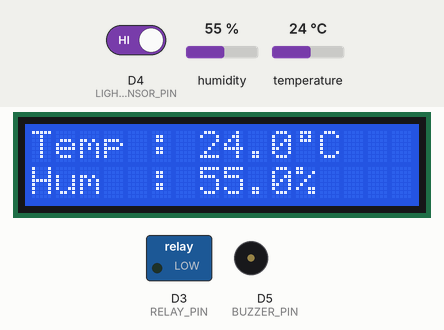
A sketch run on a simulated ESP8266 (NodeMCU). Shown: 16×2 character LCD, switched loads named in the sketch (green lamp = pin HIGH), buzzer (waves = sounding, pin HIGH). The test bench sets the inputs (shaded band); at power-on: temperature 24 °C, D4 (LIGHT_SENSOR_PIN) HIGH, humidity 55 %. WiFi joins after 1.5 s; servers stay silent unless stated; what the sketch prints to the serial monitor is not drawn.

Above: at 5.6 s.
5.7 s: temperature set to 34.5 °C
At 7.3 s:
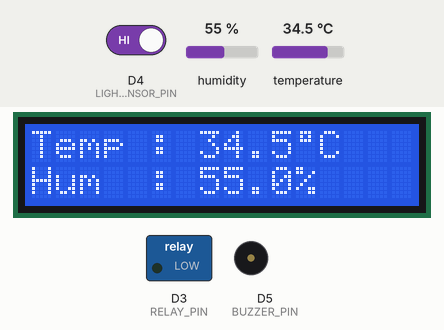
7.6 s: temperature set to 35.8 °C
At 9.4 s:
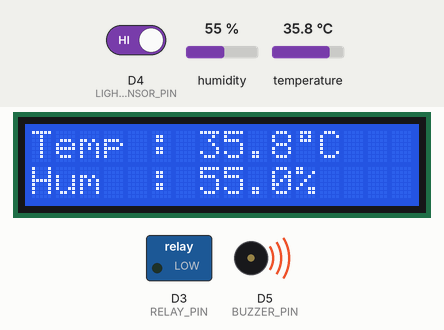
9.7 s: D4 (LIGHT_SENSOR_PIN) driven LOW
At 10.3 s:
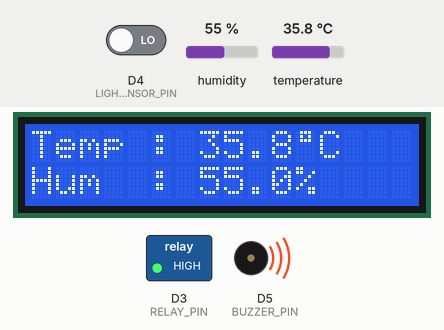
11.3 s: temperature set to 12 °C
At 12.0 s:
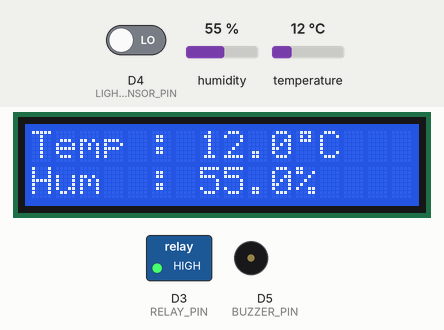
12.9 s: humidity set to 22 %
At 14.1 s:
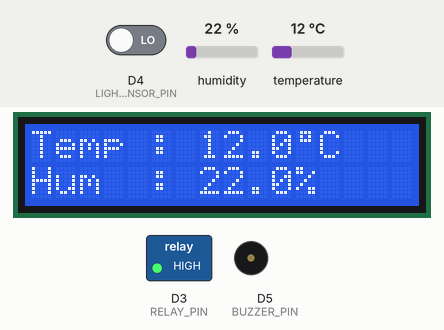
15.0 s: humidity set to 40 %
At 15.9 s:
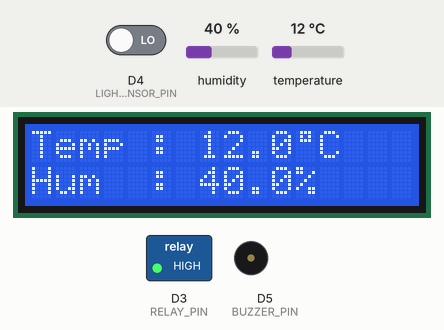
Timing chart, 0 to 17.6 s (numbered marks = the images above; inputs shaded):
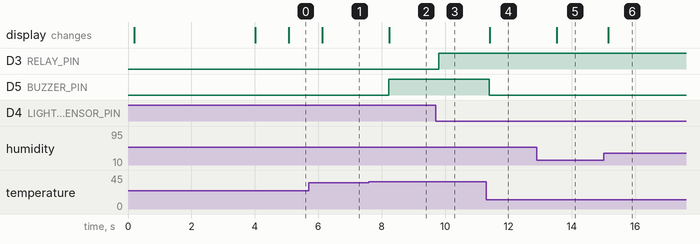

The sketch:

IOT_2.ino
```cpp
#define BLYNK_PRINT Serial
#include <ESP8266WiFi.h>
#include <BlynkSimpleEsp8266.h>

#define BLYNK_TEMPLATE_ID "TMPL6mVSGUNO-"
#define BLYNK_TEMPLATE_NAME "SHT30"

#define BUZZER_PIN D5 // Buzzer (Piezo) connected to GPIO 5 (D5) on ESP8266
#define LIGHT_SENSOR_PIN D4 // Analog pin connected to the light sensor
#define RELAY_PIN D3 // Relay connected to GPIO 4 (D4) on ESP8266

char auth[] = "ObtjykHbxmh1krLUK6HP6KKcUMXaum6m";
char ssid[] = "ThanhDoCompany";
char pass[] = "Hongwifiroi";

#include <Wire.h>
#include "Adafruit_SHT31.h"
bool enableHeater = false;
uint8_t loopCnt = 0;
Adafruit_SHT31 sht31 = Adafruit_SHT31();
#include <LiquidCrystal_I2C.h>
LiquidCrystal_I2C lcd(0x27,16,2);
byte degree[8] = {0B01110,0B01010,0B01110,0B00000,
                  0B00000,0B00000,0B00000,0B00000};
float temp;
float hum;
int led = 2;
int lightValue;

WidgetLED ledconnect(V0);
WidgetLED ledbuzzer(V3);
WidgetLED ledlight(V4);
BlynkTimer timer;

void setup() {
  Serial.begin(115200);
  delay(100);
  pinMode(BUZZER_PIN, OUTPUT);

  pinMode(led,OUTPUT);
  digitalWrite(led,HIGH);

  pinMode(LIGHT_SENSOR_PIN, INPUT_PULLUP);// define pin as Input  sensor
  pinMode(RELAY_PIN, OUTPUT);// define pin as OUTPUT for relay

  lcd.init();
  lcd.clear();
  lcd.backlight();
  lcd.createChar(0, degree);
  lcd.setCursor(3,0);
  lcd.print("Welcome to");
  lcd.setCursor(2,1);
  lcd.print("Tran Thanh Do");
  delay(2000);

  Serial.println("SHT31 test");
  if (! sht31.begin(0x44)) {   // Set to 0x45 for alternate i2c addr
    Serial.println("Couldn't find SHT31");
    while (1) delay(1);
  }
  Serial.print("Heater Enabled State: ");
  if (sht31.isHeaterEnabled())
    Serial.println("ENABLED");
  else
    Serial.println("DISABLED");
  WiFi.mode(WIFI_STA);
  WiFi.begin(ssid,pass);
  int n=0;
  while (WiFi.status() != WL_CONNECTED) {
    delay(500);
    Serial.print(".");
    if(n>20){
      break;
    }
    n++;
  }
  if(WiFi.isConnected()){
    Serial.println("Wifi is connected!");
    Blynk.config(auth,"blynk.cloud", 80);
    Blynk.connect();
  }
  lcd.clear();
  lcd.setCursor(0,0);
  lcd.print("Temp :");
  lcd.setCursor(0,1);
  lcd.print("Hum  :");
  timer.setInterval(1000L, blinkLedWidget);
}

void loop() {
  if(WiFi.isConnected()){
    Blynk.run();
  }
  timer.run();

  // Read light sensor value
  int L = digitalRead(LIGHT_SENSOR_PIN);// read the sensor

  // If light sensor value is below a threshold, turn on the relay (turn on the light)
  if (L == 1) {
    Serial.println("Light is ON");
    digitalWrite(RELAY_PIN,LOW);
    ledlight.on();
    digitalWrite(led,HIGH);
  } else {
    // Otherwise, turn off the relay (turn off the light)
    Serial.println("Light is OFF");
    digitalWrite(RELAY_PIN,HIGH);
    ledlight.off();
    digitalWrite(led,LOW);
  }
  delay(500);
}

void blinkLedWidget() {
  float t = sht31.readTemperature();
  float h = sht31.readHumidity();

  if(!isnan(t)) {  // check if 'is not a number'
    Serial.print("Temp *C = "); Serial.print(t); Serial.print("\t\t");
    temp=t;
  } else {
    Serial.println("Failed to read temperature");
  }

  if(!isnan(h)) {  // check if 'is not a number'
    Serial.print("Hum. % = "); Serial.println(h);
    hum=h;
  } else {
    Serial.println("Failed to read humidity");
  }

  if (Blynk.connected()) {
    if (ledconnect.getValue()) {
      ledconnect.off();
      digitalWrite(led,HIGH);
    } else {
      ledconnect.on();
      digitalWrite(led,LOW);
    }
    Blynk.virtualWrite(V1,temp);
    Blynk.virtualWrite(V2,hum);
  }

  // Check if the temperature is higher than 30 degrees C
  if (t >= 35.00) {
    // Turn on the buzzer
    digitalWrite(BUZZER_PIN, HIGH);
    ledbuzzer.on();
    digitalWrite(led,HIGH);
    // Send a notification to the Blynk app
    // Serial.println(warning);
  } else {
    // Turn off the buzzer
    digitalWrite(BUZZER_PIN, LOW);
    ledbuzzer.off();
    digitalWrite(led,LOW);
  }

  if (loopCnt >= 30) {
    enableHeater = !enableHeater;
    sht31.heater(enableHeater);
    Serial.print("Heater Enabled State: ");
    if (sht31.isHeaterEnabled())
      Serial.println("ENABLED");
    else
      Serial.println("DISABLED");

    loopCnt = 0;
  }
  loopCnt++;
  lcd.setCursor(7,0);
  lcd.print(String(temp, 1));
  lcd.write(0);
  lcd.print("C  ");
  lcd.setCursor(7,1);
  lcd.print(String(hum, 1));
  lcd.print("%  ");
}
```

Measured:
- the behaviour switches between 34.9 and 35 °C on temperature (found by bisection; images 1 and 2)
- after the input at 5.7 s, the display: changes after 0.43 s (image 1)
- after the input at 7.6 s, D5 (BUZZER_PIN): LOW → HIGH after 0.63 s; the display: changes after 0.64 s (image 2)
- after the input at 9.7 s, D3 (RELAY_PIN): LOW → HIGH after 0.10 s
- after the input at 11.3 s, D5 (BUZZER_PIN): HIGH → LOW after 0.10 s; the display: changes after 0.12 s (image 4)
- after the input at 12.9 s, the display: changes after 0.63 s (image 5)
- after the input at 15.0 s, the display: changes after 0.14 s (image 6)
